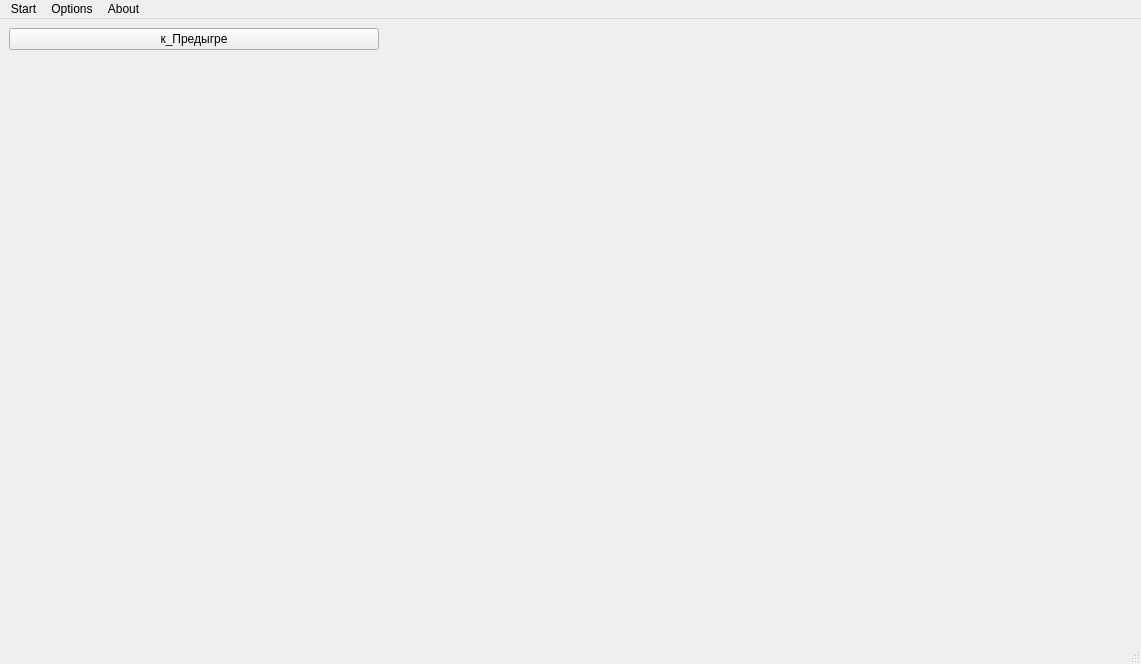
<?xml version="1.0" encoding="UTF-8"?>
<ui version="4.0">
 <class>The_Game</class>
 <widget class="QMainWindow" name="The_Game">
  <property name="geometry">
   <rect>
    <x>0</x>
    <y>0</y>
    <width>1141</width>
    <height>664</height>
   </rect>
  </property>
  <property name="sizePolicy">
   <sizepolicy hsizetype="Expanding" vsizetype="Ignored">
    <horstretch>0</horstretch>
    <verstretch>0</verstretch>
   </sizepolicy>
  </property>
  <property name="windowTitle">
   <string>MainWindow</string>
  </property>
  <widget class="QWidget" name="centralwidget">
   <layout class="QGridLayout" name="gridLayout">
    <item row="2" column="1">
     <layout class="QHBoxLayout" name="horizontalLayout">
      <item>
       <widget class="GamerWidget" name="MainGamer" native="true"/>
      </item>
     </layout>
    </item>
    <item row="0" column="1">
     <layout class="QHBoxLayout" name="top_opponents_layout"/>
    </item>
    <item row="1" column="1">
     <layout class="QHBoxLayout" name="horizontalLayout_5">
      <item>
       <widget class="battleField" name="GameField" native="true"/>
      </item>
     </layout>
    </item>
    <item row="0" column="0" rowspan="3">
     <layout class="QVBoxLayout" name="verticalLayout_2">
      <item>
       <layout class="QVBoxLayout" name="verticalLayout_7">
        <item>
         <widget class="QPushButton" name="btn_switch_back">
          <property name="text">
           <string>к_Предыгре</string>
          </property>
         </widget>
        </item>
        <item>
         <widget class="MunchkinDialog" name="wdgt_Chart" native="true"/>
        </item>
       </layout>
      </item>
      <item>
       <layout class="QVBoxLayout" name="verticalLayout_6">
        <item>
         <widget class="CardInspector" name="wdgt_CardInspector" native="true">
          <property name="sizePolicy">
           <sizepolicy hsizetype="Preferred" vsizetype="Preferred">
            <horstretch>0</horstretch>
            <verstretch>1</verstretch>
           </sizepolicy>
          </property>
         </widget>
        </item>
        <item>
         <widget class="GameTimers" name="TimersWidget" native="true"/>
        </item>
       </layout>
      </item>
     </layout>
    </item>
    <item row="0" column="2" rowspan="3">
     <layout class="QVBoxLayout" name="verticalLayout_3">
      <item>
       <layout class="QVBoxLayout" name="right_side_opponents_layout">
        <item>
         <spacer name="verticalSpacer">
          <property name="orientation">
           <enum>Qt::Vertical</enum>
          </property>
          <property name="sizeHint" stdset="0">
           <size>
            <width>20</width>
            <height>40</height>
           </size>
          </property>
         </spacer>
        </item>
       </layout>
      </item>
      <item>
       <layout class="QVBoxLayout" name="verticalLayout_5">
        <item>
         <widget class="CardStacks" name="CardStacksWidget" native="true">
          <property name="sizePolicy">
           <sizepolicy hsizetype="Preferred" vsizetype="Minimum">
            <horstretch>0</horstretch>
            <verstretch>0</verstretch>
           </sizepolicy>
          </property>
         </widget>
        </item>
       </layout>
      </item>
     </layout>
    </item>
   </layout>
  </widget>
  <widget class="QMenuBar" name="menubar">
   <property name="geometry">
    <rect>
     <x>0</x>
     <y>0</y>
     <width>1141</width>
     <height>22</height>
    </rect>
   </property>
   <widget class="QMenu" name="menuStart">
    <property name="title">
     <string>Start</string>
    </property>
   </widget>
   <widget class="QMenu" name="menuOptions">
    <property name="title">
     <string>Options</string>
    </property>
   </widget>
   <widget class="QMenu" name="menuAbout">
    <property name="title">
     <string>About</string>
    </property>
   </widget>
   <addaction name="menuStart"/>
   <addaction name="menuOptions"/>
   <addaction name="menuAbout"/>
  </widget>
  <widget class="QStatusBar" name="statusbar"/>
 </widget>
 <customwidgets>
  <customwidget>
   <class>GamerWidget</class>
   <extends>QWidget</extends>
   <header location="global">gamerwidget.h</header>
   <container>1</container>
  </customwidget>
  <customwidget>
   <class>GameTimers</class>
   <extends>QWidget</extends>
   <header location="global">gametimers.h</header>
   <container>1</container>
  </customwidget>
  <customwidget>
   <class>battleField</class>
   <extends>QWidget</extends>
   <header location="global">battlefield.h</header>
   <container>1</container>
  </customwidget>
  <customwidget>
   <class>CardStacks</class>
   <extends>QWidget</extends>
   <header location="global">cardstacks.h</header>
   <container>1</container>
  </customwidget>
  <customwidget>
   <class>CardInspector</class>
   <extends>QWidget</extends>
   <header location="global">cardinspector.h</header>
   <container>1</container>
  </customwidget>
  <customwidget>
   <class>MunchkinDialog</class>
   <extends>QWidget</extends>
   <header location="global">munchkindialog.h</header>
   <container>1</container>
  </customwidget>
 </customwidgets>
 <resources/>
 <connections/>
</ui>
